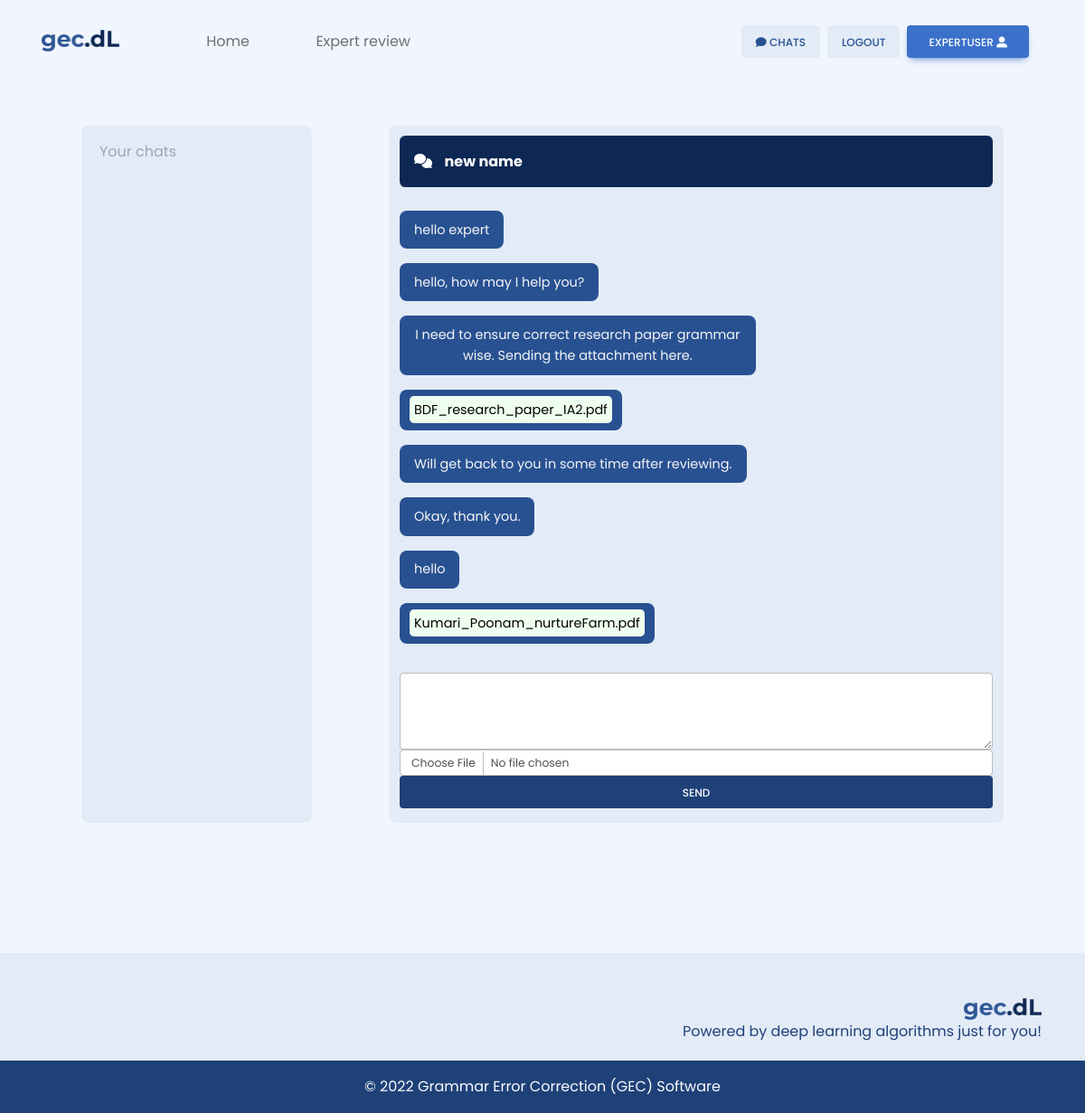
/expert/km-60-50-et (signed in), run on the app's committed database.
### expert/models.py (models this page shows, shortened)
class Room(models.Model):
    room_name = models.CharField(max_length=255)
    user_room_name = models.CharField(max_length=255, null=True, blank=True)
    expert_room_name = models.CharField(max_length=255, null=True, blank=True)

class Message(models.Model):
    room = models.ForeignKey(Room, on_delete=models.CASCADE)
    sender = models.CharField(max_length=255)
    message = models.TextField(null=True, blank=True)
    attachment = models.FileField(null=True, blank=True, upload_to='chat/')

### expert/views.py (the view, shortened to what this page needs)
# urls.py: path('<str:room_name>', views.messaging, name='room'),
@login_required(login_url='login')
def messaging(request, room_name):
    input_form = InputMessageForm()
    username = request.user
    get_messages = Message.objects.filter(sender=username)
    get_rooms = []
    allusers = []
    allrooms = Room.objects.filter(room_name__in=get_rooms)
    get_room = Room.objects.get(room_name=room_name)
    get_messages = Message.objects.filter(room=get_room)
    get_sender = request.user
    for msg in get_messages:
        if msg.sender!=get_sender:
            get_sender = msg.sender
            break
    context = {
        'convo': True,
        'messages': get_messages,
        'user': request.user,
        'sender': get_sender,
        'room_name': room_name,
        'current_room': get_room,
        'rooms': get_rooms,
        'allrooms': allrooms,
        'allusers': allusers,
        'input_form': input_form,
    }
    return render(request, "expert/chat.html", context)

### expert/forms.py
class InputMessageForm(forms.ModelForm):
    attachment = forms.FileField(
        required = False,
        widget = forms.ClearableFileInput(
            attrs={'class':'m-auto form-control form-control-sm'})
    )
    message = forms.CharField(
        required = False,
        widget = forms.Textarea(
            attrs={'rows':'2',
                   'class': 'form-control'})
    )
    class Meta:
        model = Message
        fields = ('message', 'attachment')

### templates/expert/chat.html (shortened to what this page needs)
{% extends 'base.html' %}
{% load static %}
{% block mainbody %}
    <div class="text-center expert">
        <div class="m-5 row">
            <div class="card bg-secondary-2 col-3 shadow-0">
                    <table class="table table-sm w-100 room_list text-start">
                        <tbody>
                            <div class="text-secondary text-start m-2 mt-3">Your chats</div>
                        </tbody>
                    </table>
            </div>
            <div class="col-1"></div>
            <div class="card bg-secondary-2 col-8 shadow-0">
                {% if convo == False %}
                <div class="no-convo m-3 p-5">
                    <i class="text-secondary fas fa-comments fa-8x mb-4"></i><br>
                    <small class='text-secondary'>Select a conversation</small>
                </div>
                {% else %}
                <div class="chat-user-name  fw-bold text-white p-3 mb-0"><i class="fas fa-comments fw-0"></i>&nbsp;&nbsp;&nbsp; <span  contenteditable="true" id="room_name_display">
                    {% if request.user.profile.user_type == "Normal user" and current_room.user_room_name %}
                        {{current_room.user_room_name}}
                    {% elif request.user.profile.user_type == "Expert user" and current_room.expert_room_name %}
                        {{current_room.expert_room_name}}
                    {% else %}
                        {{room_name}}
                    {% endif %}
                </span></div>
                <div class="parent">
                    <div id="chatbox">
                        {% for msg in messages %}
                            {% if msg.sender != request.user.username %}
                                {% if msg.message %}<p class="msg-recieved">{{msg.message}}</p>{% endif %}
                                {% if msg.attachment %}<p class="msg-recieved attachment">
                                    <a href="../../../../media/{{ msg.attachment }}" target="_blank">{{msg.attachment.name|slice:"5:"}}</a>
                                </p>{% endif %}
                            {% else %}
                                {% if msg.message %}<p class="msg-send">{{msg.message}}</p>{% endif %}
                                {% if msg.attachment %}<p class="msg-send attachment">
                                    <a href="../../../../media/{{ msg.attachment }}" target="_blank">{{ msg.attachment.name|slice:"5:" }}</a>
                                </p>{% endif %}
                            {% endif %}
                        {% endfor %}
                    </div>
                    <form method="post" name="file_form" class="mb-3 mt-3"  enctype="multipart/form-data">
                        {% for f in input_form %}
                            {{f}}
                        {% endfor %}
                        <button type="submit" name="message_submit_button"
                            class="btn btn-primary bg-primary-darker shadow-0 btn-block">send</button>
                    </form>
                </div>
                {% endif %}
            </div>
        </div>
    </div>
{% endblock mainbody %}

### templates/base.html (shortened to what this page needs)
{% load static %}
<!DOCTYPE html>
<html lang="en">
<head>
    <link href="https://cdnjs.cloudflare.com/ajax/libs/font-awesome/6.0.0/css/all.min.css" rel="stylesheet" />
    <link href="https://cdnjs.cloudflare.com/ajax/libs/mdb-ui-kit/6.0.0/mdb.min.css" rel="stylesheet" />
    <link rel="stylesheet" type="text/css" href="https://hinkhoj.com/common/css/keyboard.css" />
    <link rel="stylesheet" href=" {% static 'style/common.css' %} ">
</head>
<body class="bg-1-purple text-black">
    <nav class="navbar navbar-expand-lg navbar-light bg-transparent shadow-0 ">
        <div class="container p-3">
            <a class="navbar-brand me-2" href="{% url 'home' %}">
                <img src="{% static 'assets/images/logo.png' %} " height="24" alt="gec.dL Logo" loading="lazy"
                    style="margin-top: -1px; margin-right: 4em;" />
            </a>
            <div class="collapse navbar-collapse" id="navbarButtonsExample">
                <ul class="navbar-nav me-auto mb-2 mb-lg-0">
                    <li class="nav-item">
                        <a class="nav-link" href="{% url 'home' %}">Home</a>
                    </li>
                    {% if request.user.premiumuser.paid == "Yes" or request.user.profile.user_type == "Expert user" %}
                    <li class="nav-item">
                        <a class="nav-link" href="{% url 'expert_review' %}">Expert review</a>
                    </li>
                    {% endif %}
                </ul>
                <div class="d-flex align-items-center">
                    {% if user.is_authenticated %}
                    {% if request.user.profile.user_type == "Expert user" or request.user.premiumuser.paid == "Yes" %}
                    <a href="{% url 'chat' %}"><button type="button" class="btn btn-secondary px-3 me-2"><i
                        class="fas fa-comment"></i> Chats </button></a>
                    {% endif %}
                    <a href="">
                       <form action="{% url 'logout' %}" method="post">
                        <button type="submit" class="btn btn-secondary px-3 me-2">
                            logout
                        </button>
                       </form>
                    </a>
                    <a href="{% url 'profile' %}"><button type="button" class="btn btn-primary  me-3">
                        {{request.user.username}} <i class="fas fa-user-alt"></i>
                    </button></a>
                    {% endif %}
                </div>
            </div>
        </div>
    </nav>
    <div class="container mt-4 pb-5">
        {% block mainbody %}{% endblock mainbody %}
    </div>
    <footer>
        <div class="text-end p-5 mt-5 pb-1">
            <img src="{% static 'assets/images/logo.png' %}" height="24" alt="gec.dL Logo" loading="lazy" />
            <p class="text-primary-darker">Powered by deep learning algorithms just for you!</p>
        </div>
        <div class="bg-primary-darker p-3 text-light text-center">© 2022 Grammar Error Correction (GEC) Software</div>
    </footer>
</body>
</html>

### static/style/common.css (style rules this page uses)
* { font-family: 'Poppins', sans-serif; }
body { color: black; background-color: #f1f6fe; }
footer { background-color: #e3ebf7; }
.bg-primary-darker { background-color: #1e4178 !important; }
.text-primary-darker { color: #1e4178 !important; }
.bg-secondary-2 { background-color: #e3ebf7 !important; }
div.chat-user-name { border-radius: .4rem; background-color: #0e2854; padding: .3rem 1rem; margin: .7rem 0; text-align: left; }
div#chatbox { display: flex; flex-direction: column; }
p.msg-send, p.msg-recieved { padding: .6rem 1rem; max-width: 60%; border-radius: .5rem; font-size: .9rem; }
p.attachment { padding: .7rem; }
p.attachment > a { background-color: rgb(239, 255, 239); border-radius: .3rem; padding: .3rem; color: black; }
p.msg-recieved { color: whitesmoke; background-color: #285192; margin-right: auto; }
textarea { padding: 1rem !important; }

### templates/expert/chat.html (style rules this page uses)
p.attachment { padding: .7rem; }
p.attachment > a { background-color: rgb(239, 255, 239); border-radius: .3rem; padding: .3rem; color: black; }

### data on the page
Room: expert_room_name "new name"
Message: message "hello expert"
Message: message "hello, how may I help you?"
Message: message "I need to ensure correct research paper grammar wise. Sending the attachment here."
Message: attachment.name "BDF_research_paper_IA2.pdf"
Message: message "Will get back to you in some time after reviewing."
Message: message "Okay, thank you."
Message: message "hello"
Message: attachment.name "Kumari_Poonam_nurtureFarm.pdf"

### other printed values
{{ request.user.username }} "EXPERTUSER"
